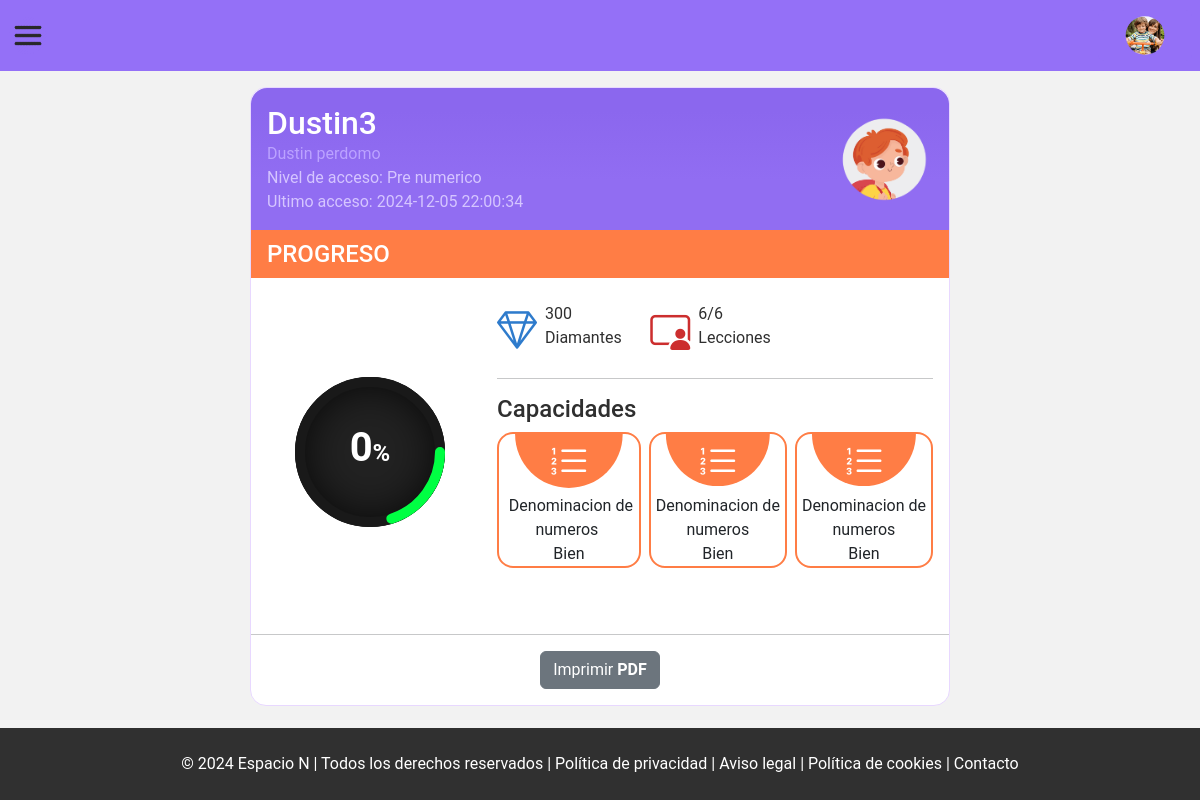
Before: /view/admin/child/progress.php?id=1 (signed in) with the older database file.
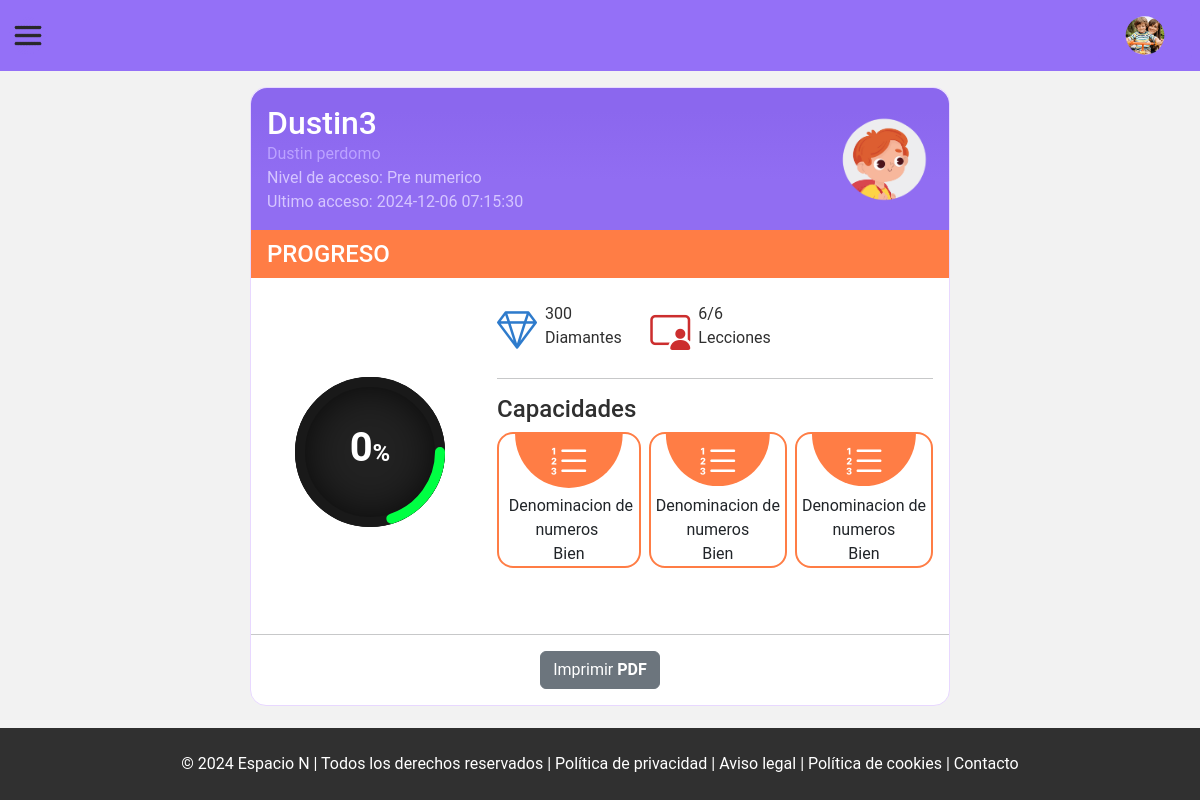
After: the same page with the newer database file.
### tables this page shows
CREATE TABLE `usuarios` (
  `id_usuario` int(10) NOT NULL,
  `id_rol` int(10) NOT NULL,
  `usuario` varchar(15) DEFAULT NULL,
  `clave` varchar(8) DEFAULT NULL,
  `estado` bit(1) DEFAULT b'0',
  `permisos` bit(1) DEFAULT b'0',
  `fecha_hora_creacion` datetime DEFAULT NULL
);

CREATE TABLE `ninos` (
  `id_nino` int(10) NOT NULL,
  `id_genero` int(10) NOT NULL,
  `id_categoria_actividades` int(10) NOT NULL,
  `id_usuario` int(10) NOT NULL,
  `id_profesional` int(10) NOT NULL,
  `nombre` varchar(70) NOT NULL,
  `apellido` varchar(70) NOT NULL,
  `fecha_nacimiento` date DEFAULT NULL,
  `ultimo_acceso` datetime DEFAULT NULL
);

### view/admin/child/progress.php (the view, shortened to what this page needs)
<?php
function showInformationChild (){
include '../../../php/connectionBD.php';
try {
    $id_child = $_GET["id"];
    $sqlChild = 'SELECT * from ninos WHERE id_nino=:id_child';
    $stmt01 = $pdo->prepare($sqlChild);
    $stmt01->bindParam(':id_child',$id_child, PDO::PARAM_INT);
    $stmt01->execute();
    $row = $stmt01->fetch( PDO::FETCH_ASSOC);
    $id_user = $row["id_usuario"];
    $sqlUser = 'SELECT * from usuarios WHERE id_usuario=:id_user';
    $stmt02 = $pdo->prepare($sqlUser);
    $stmt02->bindParam(':id_user',$id_user, PDO::PARAM_INT);
    $stmt02->execute();
    $row02 = $stmt02->fetch(PDO::FETCH_ASSOC);
    switch ($row["id_categoria_actividades"]) {
        case '1':
            $accessLevel =  'Pre numerico';
            break;
    }
    switch ($row["id_genero"]) {
        case '1':
            $gender = "../../../img/childs/boy.png";
            break;
    }
    echo "<div class=''>";
    echo "<h2 class='user m-0'> ". $row02["usuario"]. "</h1>";
    echo "<div class='informationUser'>";
    echo "<span class='titleComplete'> ". $row["nombre"]. " ". $row["apellido"] ."</span><br>";
    echo "<span> Nivel de acceso: ".   $accessLevel . " </span>";
    echo "<br>";
    echo "<span> Ultimo acceso: ". $row["ultimo_acceso"] . " </span>";
    echo "<br>";
    echo " </div>
                </div>";
    echo "<div class=''>";
    echo "<label for='' data-checked='true'>
            <img src='". $gender."' alt=''>
          </label>";
    echo "</div>";
} catch (PDOException $ex) {
    echo 'Sucedio un error: ' . $ex;
}
}
?>
<!DOCTYPE html>
<html lang="es">
<head>
    <link href="https://cdn.jsdelivr.net/npm/bootstrap@5.3.3/dist/css/bootstrap.min.css" rel="stylesheet"
>
    <link rel="stylesheet" href="https://cdn.jsdelivr.net/npm/bootstrap-icons@1.11.3/font/bootstrap-icons.min.css">
    <link rel="stylesheet" href="../../../css/reset.css">
    <link rel="stylesheet" href="../../../css/components/offcanvas.css">
    <link rel="stylesheet" href="../../../css/components/header.css">
    <link rel="stylesheet" href="../../../css/components/semanticTag.css">
    <link rel="stylesheet" href="../../../css/admin/addAndModifyChild.css">
    <link rel="stylesheet" href="../../../css/user/profile.css">
</head>
<body>
    <?php include "./../../include/admin/user/header.php" ?>
    <main class='align-items-start'>
        <div class="content">
            <div class="d-flex align-items-center     justify-content-between">
                <?php
                    showInformationChild();
                ?>
            </div>
            <div>
                <h4 class=" myProgress">PROGRESO</h4>
                <div class="row ContainerProgress">
                    <div class="col-4">
                        <div class="container">
                            <div class="card">
                                <div class="box">
                                    <div class="percent">
                                        <svg>
                                            <circle cx="70" cy="70" r="70"></circle>
                                            <circle cx="70" cy="70" r="70"
                                                style="stroke-dashoffset: calc(440 - (440 * 20) / 100);"></circle>
                                            <div class="num">
                                                <h2>0<span>%</span></h2>
                                            </div>
                                        </svg>
                                    </div>
                                </div>
                            </div>
                        </div>
                    </div>
                    <div class='col-8'>
                        <div class="row">
                            <div class='col-4'>
                                <div class="d-flex gap-2 dem">
                                    <div>
                                        <i class="bi bi-gem fs-1"></i><br>
                                    </div>
                                    <div class="detallsGems">
                                        <span>300</span>
                                        <span>Diamantes</span>
                                    </div>
                                </div>
                            </div>
                            <div class='col-4 '>
                                <div class="d-flex gap-2 lessons">
                                    <div>
                                        <i class="bi bi-person-video3 fs-1"></i>
                                    </div>
                                    <div class="detallsLessons">
                                        6/6
                                        <span>Lecciones</span>
                                    </div>
                                </div>
                            </div>
                        </div>
                        <hr>
                        <section>
                            <h4 class="titleMyAbilities">Capacidades </h2>
                                <div class='d-flex gap-2 containerMyAbilities'>
                                    <div class="one">
                                        <div>
                                            <i class="bi bi-list-ol fs-1"></i>
                                        </div>
                                        <span class="p-1">Denominacion de numeros</span><br>
                                        <span>Bien</span>
                                    </div>
                                    <div class="">
                                        <div>
                                            <i class="bi bi-list-ol fs-1"></i>
                                        </div>
                                        <span>Denominacion de numeros</span><br>
                                        <span>Bien</span>
                                    </div>
                                    <div>
                                        <div>
                                            <i class="bi bi-list-ol fs-1"></i>
                                        </div>
                                        <span>Denominacion de numeros</span><br>
                                        <span>Bien</span>
                                    </div>
                                </div>
                        </section>
                    </div>
                </div><hr>
                <div class="my-3 text-center"><button class="btn btn-secondary  text-decoration-none">
                    Imprimir <b>PDF</b>
                </button></div>
            </div>
    </main>
    <?php include "./../../include/footer.php" ?>
</body>
</html>

### view/include/admin/user/header.php (shortened to what this page needs)
<header>
        <a class="btn btn-primary offCanvasSpaceN" data-bs-toggle="offcanvas" href="#offCanvasSpaceN" role="button"
            aria-controls="offCanvasSpaceN">
            <img src="../../../img/burgerMenu.png" class="img-fluid burgerMenu" alt="">
        </a>
        <section class="userPerfil">
            <button class="btn btn-primary" type="button" data-bs-toggle="offcanvas" data-bs-target="#offcanvasRight"
                aria-controls="offcanvasRight"><img src="../../../img/for/representative.png" class="img-fluid userImg"
                    alt="">
            </button>
        </section>
    </header>

### view/include/footer.php
<footer class="py-2">
        <div>
            <div class="mt-3 text-center">
                <p class="text-white">© 2024 Espacio N | Todos los derechos reservados | Política de privacidad | Aviso
                    legal | Política de cookies | Contacto</p>
            </div>
        </div>
    </footer>

### css/components/offcanvas.css (style rules this page uses)
.burgerMenu { width: 40px; height: 39px; background: none; }
.offCanvasSpaceN { border: none; background: none; padding: 0rem; }

### css/components/header.css (style rules this page uses)
.userPerfil>button { border: none; background: var(--colorHF) }
.userImg, .LogoImg { width: 70px; clip-path: circle(34% at 50% 50%); }
header { align-items: center; height: 71px; }

### css/components/semanticTag.css (style rules this page uses)
body { display: flex; flex-direction: column; width: 100vw; height: 100vh; background-size: contain; background-repeat: repeat; font-family: "Roboto", sans-serif; font-weight: 100; font-style: normal; font-weight: 400; }
header { display: flex; justify-content: space-between; padding: 0.5rem; background: var(--colorHF); }
main { flex-grow: 2; background: #f2f2f2; }
main>div { width: 100vw; }
footer { background: rgb(48, 48, 48); width: 100vw; }

### css/admin/addAndModifyChild.css (style rules this page uses)
main { display: flex; justify-content: center; align-items: center; }
a { margin: 0.5rem 0rem; display: block; color: var(--colorBlack); text-decoration: none; }
.content { background: white; padding: 1rem; border-radius: 1rem; border: solid 1px #e8d8ff; margin: 1rem; max-width: 700px; }
img { width: 100px; clip-path: circle(); }

### css/user/profile.css (style rules this page uses)
.container { display: flex; justify-content: space-around; }
.content { padding: 0rem !important; }
.container .card { border: none; display: flex; justify-content: center; align-items: center; height: 300px; border-radius: 4px; text-align: center; overflow: hidden; transition: 0.5s; }
.container .card:before { content: ''; position: absolute; top: 0; left: -50%; width: 100%; height: 100%; background: rgba(255, 255, 255, .03); pointer-events: none; z-index: 1; }
.percent { position: relative; width: 150px; height: 150px; border-radius: 50%; box-shadow: inset 0 0 50px #000; background: #222; z-index: 1000; }
.percent .num { position: absolute; top: 0; left: 0; width: 100%; height: 100%; display: flex; justify-content: center; align-items: center; border-radius: 50%; }
.percent .num h2 { color: #ffffff; font-weight: 700; font-size: 40px; transition: 0.5s; }
.percent .num h2 span { color: #ffffff; font-size: 24px; transition: 0.5s; }
svg { position: relative; width: 150px; height: 150px; z-index: 1000; }
.containerMyAbilities>div { border-radius: 1rem; text-align: center; border: solid 2px #ff7d45; }
.containerMyAbilities>div>div { clip-path: circle(50% at 50% 0); background: #ff7d45; }
.containerMyAbilities>div>div>i { color: white }
.titleMyAbilities { color: rgb(47, 47, 47); }
.lessons { color: #cc2e2e; }
.dem { color: #2e7bcc; }
.informationUser { color: #d5c5ff; }
.titleComplete { color: #bba2ff; }
.content>div:first-child { background: #916df4; color: white; padding: 1rem; border-radius: 1rem 1rem 0rem 0rem; background: rgb(145, 109, 242); background: linear-gradient(0deg, rgba(145, 109, 242, 1) 35%, rgba(139, 103, 238, 1) 84%); }
.myProgress { background: #ff7d45; display: block; padding: 0.6rem 1rem; color: white; }
.ContainerProgress { padding: 1rem ; }
.detallsGems, .detallsLessons { color: rgb(47, 47, 47); }

Changed rows visible on the page:
changed ninos "Dustin": ultimo_acceso "2024-12-05 22:00:34" → "2024-12-06 07:15:30"
